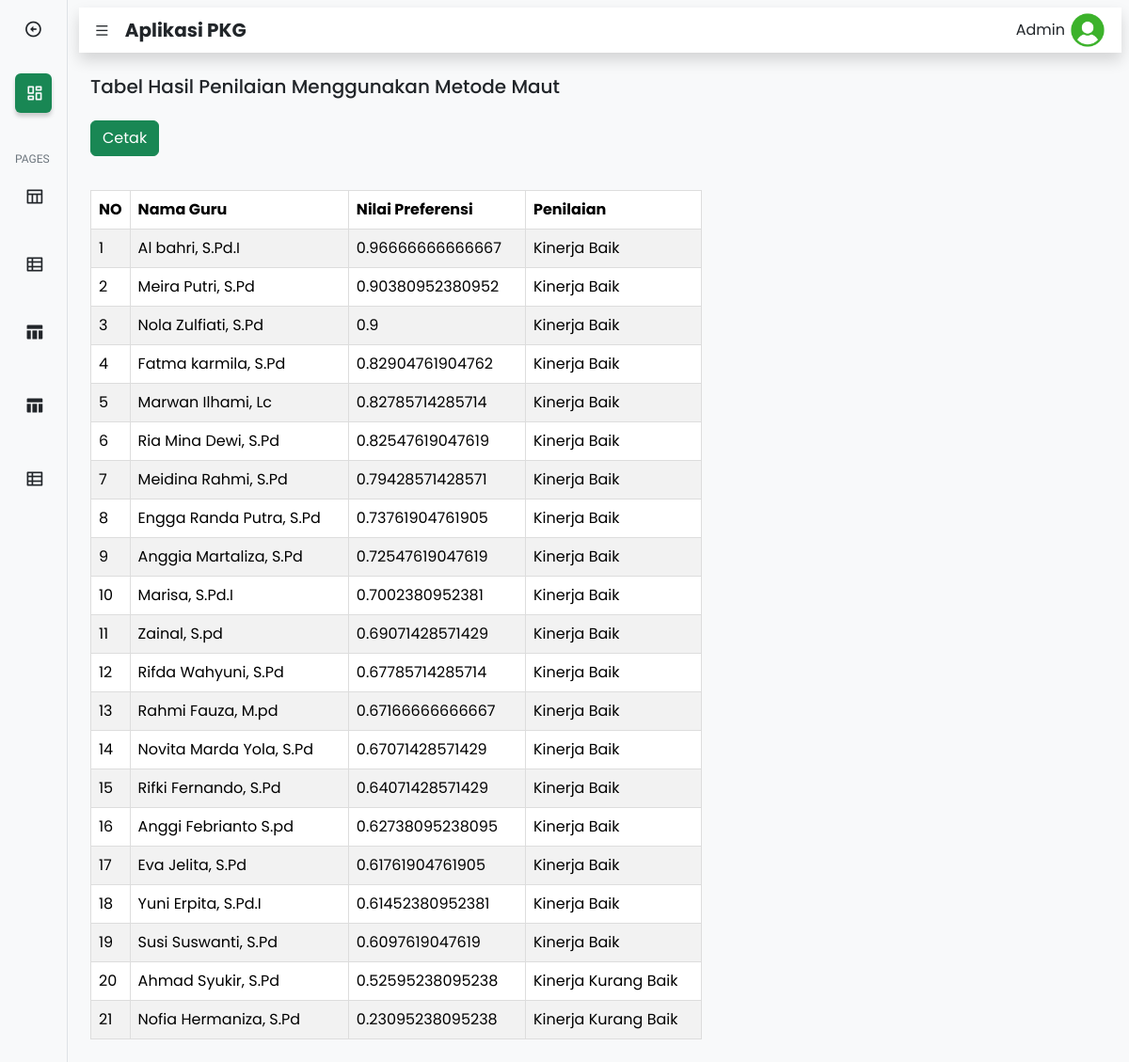
Page /maut_proses/hasil_akhir.php on the committed database.
### tables this page shows
CREATE TABLE `tbl_maut` (
  `id_maut` int(11) NOT NULL,
  `id_guru` int(11) DEFAULT NULL,
  `np` double NOT NULL,
  `penilaian` varchar(30) DEFAULT NULL
);

CREATE TABLE `tbl_guru` (
  `id_guru` int(11) NOT NULL,
  `nip` varchar(20) DEFAULT NULL,
  `nama` varchar(40) DEFAULT NULL,
  `mp` varchar(35) DEFAULT NULL
);

### maut_proses/hasil_akhir.php (the view, shortened to what this page needs)
<!DOCTYPE html>
<html lang="en">
<head>
    <link href="https://cdn.jsdelivr.net/npm/remixicon@4.1.0/fonts/remixicon.css" rel="stylesheet">
    <link rel="stylesheet" href="../asset/css/bootstrap.min.css">
    <link rel="stylesheet" href="../asset/css/style.css">
</head>
<body>
    <div class="sidebar collapsed position-fixed top-0 start-0 bottom-0 bg-light border-end">
        <div class="d-flex align-item-center p-3">
            <i class="sidebar-toggle ri-arrow-left-circle-line ms-auto fs-5"></i>
        </div>
        <ul class="sidebar-menu p-3 m-0 mb-0">
            <li class="sidebar-menu-item active">
                <a href="../dashboard/dashboard.php"> <i class="ri-dashboard-line sidebar-menu-item-icon"></i> Dashboard</a>
            </li>
            <br>
            <li class="sidebar-menu-divider mt-3 mb-1 text-uppercase">Pages</li>
            <li class="sidebar-menu-item">
                <a href="../insert_data/list.php" >
                    <i class="ri-table-line sidebar-menu-item-icon"></i> Tabel Guru
                </a>
            </li>
            <br>
            <li class="sidebar-menu-item">
                <a href="../penilaian_guru/list_guru.php" >
                    <i class="ri-table-view sidebar-menu-item-icon"></i> Penilaian
                </a>
            </li>
            <br>
            <li class="sidebar-menu-item">
                <a href="hasil_penilaian.php" >
                    <i class="ri-table-fill sidebar-menu-item-icon"></i> Tabel Kriteria
                </a>
            </li>
            <br>
            <li class="sidebar-menu-item">
                <a href="../maut_proses/hasil_akhir.php" >
                    <i class="ri-table-fill sidebar-menu-item-icon"></i> Hasil Penilaian
                </a>
            </li>
            <br>
            <li class="sidebar-menu-item">
                <a href="../bobot/bobot.php" >
                    <i class="ri-table-view sidebar-menu-item-icon"></i> Edit Bobot
                </a>
            </li>
        </ul>
    </div>
    <main class="bg-light">
        <div class="p-2">
            <nav class="px-3 py-1 bg-white rounded-md shadow">
                <i class="ri-menu-line sidebar-toggle me-3"></i>
                <h5 class="fw-bold mb-0">Aplikasi PKG</h5>
                <div class="dropdown ms-auto">
                    <div class="d-flex align-item-center cursor-pointer dropdown-toggle" data-bs-toggle="dropdown" aria-expanded="false">
                        <span class="me-1 mt-2">Admin</span>
                        <img class="navbar-profile-image" src="../img/user-icon.png" alt="image">
                    </div>
                </div>
            </nav>
            <div class="container mt-4">
            <h5 class="mb-4">Tabel Hasil Penilaian Menggunakan Metode Maut</h5>
            <a href="cetak.php" class="btn btn-success mb-3">Cetak</a>
                <div class="table-responsive">
                    <table class="table table-striped" style="width: 60%;">
                        <thead>
                            <tr>
                                <th scope="col" style="width: 3%;">NO</th>
                                <th scope="col">Nama Guru</th>
                                <th scope="col">Nilai Preferensi</th>
                                <th scope="col">Penilaian</th>
                            </tr>
                        </thead>
                        <?php
                        include "..//insert_data/koneksi.php";
                        $no = 1;
                        $query = mysqli_query($kon, 'SELECT tbl_maut.*, tbl_guru.nama
                                                    FROM tbl_maut
                                                    JOIN tbl_guru ON tbl_maut.id_guru = tbl_guru.id_guru ORDER BY np DESC');
                        while ($data = mysqli_fetch_array($query)) {
                        ?>
                            <tr>
                                <td><?php echo $no++ ?></td>
                                <td><?php echo $data['nama'] ?></td>
                                <td><?php echo $data['np'] ?></td>
                                <td><?php echo $data['penilaian'] ?></td>
                            </tr>
                        <?php } ?>
                    </table>
                </div>
            </div>
        </div>
    </main>
</body>
</html>

### asset/css/style.css (style rules this page uses)
:root { --bs-blue: #0d6efd; --bs-indigo: #6610f2; --bs-purple: #6f42c1; --bs-pink: #d63384; --bs-red: #dc3545; --bs-orange: #fd7e14; --bs-yellow: #ffc107; --bs-green: #198754; --bs-teal: #20c997; --bs-cyan: #0dcaf0; --bs-black: #000; --bs-white: #fff; --bs-gray: #6c757d; --bs-gray-dark: #343a40; --bs-gray-100: #f8f9fa; --bs-gray-200: #e9ecef; --bs-gray-300: #dee2e6; --bs-gray-400: #ced4da; --bs-gray-500: #adb5bd; --bs-gray-600: #6c757d; --bs-gray-700: #495057; --bs-gray-800: #343a40; --bs-gray-900: #212529; --bs-primary: #0d6efd; --bs-secondary: #6c757d; --bs-success: #198754; --bs-info: #0dcaf0; --bs-warning: #ffc107; --bs-danger: #dc3545; --bs-light: #f8f9fa; --bs-dark: #212529; --bs-primary-rgb: 13, 110, 253; --bs-secondary-rgb: 108, 117, 125; --bs-success-rgb: 25, 135, 84; --bs-info-rgb: 13, 202, 240; --bs-warning-rgb: 255, 193, 7; --bs-danger-rgb: 220, 53, 69; --bs-light-rgb: 248, 249, 250; --bs-dark-rgb: 33, 37, 41; --bs-white-rgb: 255, 255, 255; --bs-black-rgb: 0, 0, 0; --bs-body-color-rgb: 33, 37, 41; --bs-body-bg-rgb: 255, 255, 255; --bs-font-sans-serif: system-ui, -apple-system, "Segoe UI", Roboto, "Helvetica Neue", "Noto Sans", "Liberation Sans", Arial, sans-serif, "Apple Color Emoji", "Segoe UI Emoji", "Segoe UI Symbol", "Noto Color Emoji"; --bs-font-monospace: SFMono-Regular, Menlo, Monaco, Consolas, "Liberation Mono", "Courier New", monospace; --bs-gradient: linear-gradient(180deg, rgba(255, 255, 255, 0.15), rgba(255, 255, 255, 0)); --bs-body-font-family: var(--bs-font-sans-serif); --bs-body-font-size: 1rem; --bs-body-font-weight: 400; --bs-body-line-height: 1.5; --bs-body-color: #212529; --bs-body-bg: #fff; --bs-border-width: 1px; --bs-border-style: solid; --bs-border-color: #dee2e6; --bs-border-color-translucent: rgba(0, 0, 0, 0.175); --bs-border-radius: 0.375rem; --bs-border-radius-sm: 0.25rem; --bs-border-radius-lg: 0.5rem; --bs-border-radius-xl: 1rem; --bs-border-radius-2xl: 2rem; --bs-border-radius-pill: 50rem; --bs-heading-color: ; --bs-link-color: #0d6efd; --bs-link-hover-color: #0a58ca; --bs-code-color: #d63384; --bs-highlight-bg: #fff3cd; }
body { font-family: 'Work Sans', sans-serif; }
.dropdown-toggle::after { display: none; }
.sidebar { width: 16rem; overflow-y: auto; transition: .2s, left .2s; left: 0; }
.sidebar.collapsed { width: 4.5rem; }
.sidebar.collapsed .sidebar-toggle { margin: 0 auto; }
.sidebar-toggle { cursor: pointer; transition: 2s; }
.sidebar-menu { list-style: none; }
.sidebar-menu-item a { text-decoration: none; display: flex; align-items: center; color: var(--bs-dark); padding: .375rem .75rem; border-radius: .375rem; font-size: .875rem; }
.sidebar-menu-item > a { overflow: hidden; }
.sidebar-menu-item.active a { background-color: var(--bs-success); color: var(--bs-light); box-shadow: 0 .25rem .25rem rgba(0, 0, 0, 0.175); }
.sidebar-menu-item-icon { margin-right: .5rem; font-size: 1.25rem; margin-left: -.1rem; }
.sidebar-menu-divider { font-size: .75rem; color: var(--bs-gray-600); }
main { padding-left: 16rem; min-height: 100vh; font-family: 'poppins', sans-serif; }
nav { display: flex; align-items: center; }
.navbar-profile-image { width: 2.5rem; height: 2.5rem; object-fit: cover; border-radius: 50%; justify-content: center; }
.cursor-pointer { cursor: pointer; }
main { transition: padding-left .2s; padding-left: 16rem; }
.sidebar.collapsed ~ main { padding-left: 4.75rem; }
.table { border-collapse: collapse; width: 100%; margin-top: 20px; }
.table, th, td { border: 1px solid #ddd; }
.th, td { padding: 8px; text-align: left; }

### rows in the picture
tbl_maut: id_guru.nama "Al bahri, S.Pd.I", np "0.96666666666667", penilaian "Kinerja Baik"
tbl_maut: id_guru.nama "Meira Putri, S.Pd", np "0.90380952380952", penilaian "Kinerja Baik"
tbl_maut: id_guru.nama "Nola Zulfiati, S.Pd", np "0.9", penilaian "Kinerja Baik"
tbl_maut: id_guru.nama "Fatma karmila, S.Pd", np "0.82904761904762", penilaian "Kinerja Baik"
tbl_maut: id_guru.nama "Marwan Ilhami, Lc", np "0.82785714285714", penilaian "Kinerja Baik"
tbl_maut: id_guru.nama "Ria Mina Dewi, S.Pd", np "0.82547619047619", penilaian "Kinerja Baik"
tbl_maut: id_guru.nama "Meidina Rahmi, S.Pd", np "0.79428571428571", penilaian "Kinerja Baik"
tbl_maut: id_guru.nama "Engga Randa Putra, S.Pd", np "0.73761904761905", penilaian "Kinerja Baik"
tbl_maut: id_guru.nama "Anggia Martaliza, S.Pd", np "0.72547619047619", penilaian "Kinerja Baik"
tbl_maut: id_guru.nama "Marisa, S.Pd.I", np "0.7002380952381", penilaian "Kinerja Baik"
tbl_maut: id_guru.nama "Zainal, S.pd", np "0.69071428571429", penilaian "Kinerja Baik"
tbl_maut: id_guru.nama "Rifda Wahyuni, S.Pd", np "0.67785714285714", penilaian "Kinerja Baik"
tbl_maut: id_guru.nama "Rahmi Fauza, M.pd", np "0.67166666666667", penilaian "Kinerja Baik"
tbl_maut: id_guru.nama "Novita Marda Yola, S.Pd", np "0.67071428571429", penilaian "Kinerja Baik"
tbl_maut: id_guru.nama "Rifki Fernando, S.Pd", np "0.64071428571429", penilaian "Kinerja Baik"
tbl_maut: id_guru.nama "Anggi Febrianto S.pd", np "0.62738095238095", penilaian "Kinerja Baik"
tbl_maut: id_guru.nama "Eva Jelita, S.Pd", np "0.61761904761905", penilaian "Kinerja Baik"
tbl_maut: id_guru.nama "Yuni Erpita, S.Pd.I", np "0.61452380952381", penilaian "Kinerja Baik"
tbl_maut: id_guru.nama "Susi Suswanti, S.Pd", np "0.6097619047619", penilaian "Kinerja Baik"
tbl_maut: id_guru.nama "Ahmad Syukir, S.Pd", np "0.52595238095238", penilaian "Kinerja Kurang Baik"
tbl_maut: id_guru.nama "Nofia Hermaniza, S.Pd", np "0.23095238095238", penilaian "Kinerja Kurang Baik"
